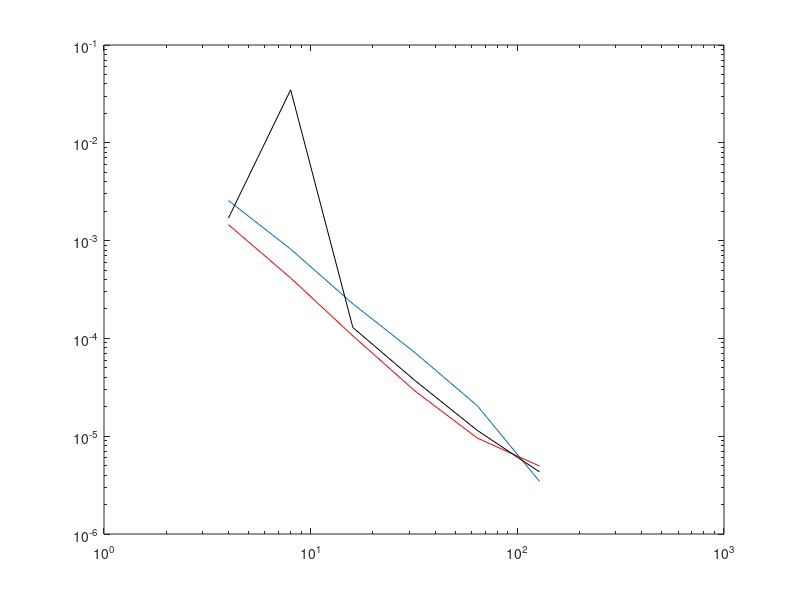

Write MATLAB code to recreate this figure.
num_el = [4 8 16 32 64 128];
%accuracy MPM(1)
% Deltares
error_1 = [0.002567737343201 8.194641928163814e-004 2.259255963095032e-004...
    7.140661483842501e-005 2.050956700532768e-005 3.456171713329815e-006];
loglog(num_el, error_1)
hold on
accuracy_1 = log2(error_1(1:end-1)./error_1(2:end))
% Matlab
error_matlab_1 =  [1.2918E-03 3.2595E-04 8.1795E-05 2.0632E-05...
    5.4969E-06 2.1502E-06];
accuracy_matlab_1 = log2(error_matlab_1(1:end-1)./error_matlab_1(2:end))

%accuracy MPM(4)
error_4 = [0.001456578325061 4.149949874748430e-004 1.062060321475216e-004...
    2.895357726837570e-005 9.583630043251487e-006 4.955854241281396e-006];
accuracy_4 = log2(error_4(1:end-1)./error_4(2:end))
loglog(num_el, error_4,'r')
hold on
error_matlab_4 = [1.0374e-03 2.6167e-04 6.5694e-05 1.6625e-05 4.5505e-06...
    1.9769e-06];
accuracy_matlab_4 = log2(error_matlab_4(1:end-1)./error_matlab_4(2:end))

%accuracy MPM(8)
error_8 = [0.001697435797358 0.034818575189317 1.291696359957010e-004...
        3.701819141961082e-005 1.147304338790864e-005 4.311498131850748e-006];
accuracy_8 = log2(error_8(1:end-1)./error_8(2:end))
loglog(num_el, error_8,'k')


error_fem = [3.801018087168541e-004 9.522518139023464e-005...
    2.421298974142364e-005 6.273255088766722e-006 1.512861915733649e-006...
    3.7553e-007];
accuracy_fem = log2(error_fem(1:end-1)./error_fem(2:end))